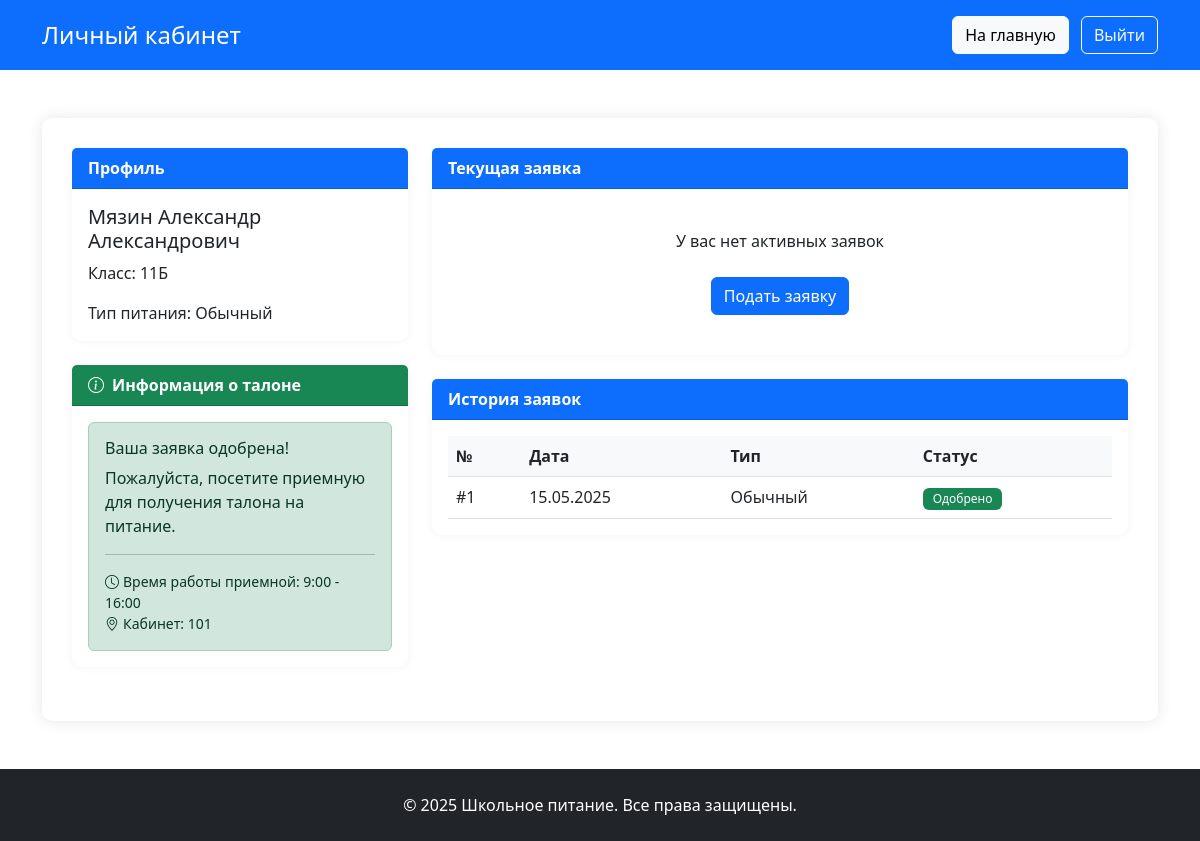
The page /personal-account (signed in) on the database its author committed.
### models.py (models this page shows)
class User(db.Model):
    id = db.Column(db.Integer, primary_key=True)
    full_name = db.Column(db.String(150), nullable=False)
    class_number = db.Column(db.Integer, nullable=False)
    class_letter = db.Column(db.String(1), nullable=False)
    username = db.Column(db.String(80), unique=True, nullable=False)
    password = db.Column(db.String(120), nullable=False)
    diet_type = db.Column(db.String(50), default='не указан')

class Application(db.Model):
    id = db.Column(db.Integer, primary_key=True)
    user_id = db.Column(db.Integer, db.ForeignKey('user.id'), nullable=False)
    date_submitted = db.Column(db.DateTime, default=datetime.datetime.utcnow)
    diet_type = db.Column(db.String(50))
    special_reason = db.Column(db.String(120))
    special_details = db.Column(db.Text)
    file = db.Column(db.String(255))
    status = db.Column(db.String(20), default='new')
    status_reason = db.Column(db.String(255))
    user = db.relationship('User', backref='applications')

### app.py (the view)
@app.route('/personal-account')
def personal_account():
    if not session.get('logged_in'):
        return redirect(url_for('login'))
    user_id = session.get('user_id')
    user = User.query.get(user_id)
    if not user:
        flash('Пользователь не найден', 'error')
        return redirect(url_for('login'))
    applications = Application.query.filter_by(
        user_id=user.id
    ).order_by(Application.date_submitted.desc()).all()
    current_application = None
    if applications and applications[0].status == 'new':
        current_application = applications[0]
    approved_application = Application.query.filter_by(
        user_id=user.id,
        status='approved'
    ).order_by(Application.date_submitted.desc()).first()
    return render_template('personal-account.html',
                         full_name=user.full_name,
                         class_info=f"{user.class_number}{user.class_letter}",
                         applications=applications,
                         current_application=current_application,
                         approved_application=approved_application)

### templates/personal-account.html (shortened to what this page needs)
<!DOCTYPE html>
<html lang="ru">
<head>
    <link href="https://cdn.jsdelivr.net/npm/bootstrap@5.3.0/dist/css/bootstrap.min.css" rel="stylesheet">
    <link rel="stylesheet" href="https://cdn.jsdelivr.net/npm/bootstrap-icons@1.10.0/font/bootstrap-icons.css">
    <link rel="stylesheet" href="{{ url_for('static', filename='css/style.css') }}">
</head>
<body>
    <header class="bg-primary text-white py-3">
        <div class="container">
            <div class="d-flex justify-content-between align-items-center">
                <h1 class="h4 mb-0">Личный кабинет</h1>
                <div>
                    <a href="{{ url_for('index') }}" class="btn btn-light me-2">На главную</a>
                    <a href="{{ url_for('logout') }}" class="btn btn-outline-light">Выйти</a>
                </div>
            </div>
        </div>
    </header>
    <main class="container my-5">
        <div class="personal-account-section">
            <div class="row">
                <div class="col-md-4">
                    <div class="card mb-4">
                        <div class="card-header bg-primary text-white">
                            Профиль
                        </div>
                        <div class="card-body">
                            <h5 class="card-title">{{ full_name }}</h5>
                            <p class="card-text">Класс: {{ class_info }}</p>
                            <p class="card-text">Тип питания:
                                {% if approved_application %}
                                    {% if approved_application.diet_type == 'regular' %}
                                        Обычный
                                    {% elif approved_application.diet_type == 'special' %}
                                        Особый
                                    {% else %}
                                        {{ approved_application.diet_type }}
                                    {% endif %}
                                {% else %}
                                    Основное
                                {% endif %}
                            </p>
                        </div>
                    </div>
                    {% if approved_application %}
                    <div class="card mb-4">
                        <div class="card-header bg-success text-white">
                            <i class="bi bi-info-circle me-2"></i>Информация о талоне
                        </div>
                        <div class="card-body">
                            <div class="alert alert-success mb-0">
                                <h6 class="alert-heading mb-2">Ваша заявка одобрена!</h6>
                                <p class="mb-0">Пожалуйста, посетите приемную для получения талона на питание.</p>
                                <hr>
                                <p class="mb-0 small">
                                    <i class="bi bi-clock me-1"></i>Время работы приемной: 9:00 - 16:00<br>
                                    <i class="bi bi-geo-alt me-1"></i>Кабинет: 101
                                </p>
                            </div>
                        </div>
                    </div>
                    {% endif %}
                </div>
                <div class="col-md-8">
                    <div class="card mb-4">
                        <div class="card-header bg-primary text-white">
                            Текущая заявка
                        </div>
                        <div class="card-body">
                            {% if current_application %}
                                <div class="d-flex justify-content-between align-items-center mb-3">
                                    <h5 class="card-title mb-0">Заявка #{{ current_application.id }}</h5>
                                    <span class="badge bg-warning text-dark">В обработке</span>
                                </div>
                                <p class="card-text">Дата подачи: {{ current_application.date_submitted.strftime('%d.%m.%Y') }}</p>
                                <p class="card-text">Тип:
                                    {% if current_application.diet_type == 'regular' %}
                                        Обычный
                                    {% elif current_application.diet_type == 'special' %}
                                        Особый
                                    {% else %}
                                        {{ current_application.diet_type }}
                                    {% endif %}
                                </p>
                                <form method="post" action="{{ url_for('cancel_application', application_id=current_application.id) }}" class="d-inline">
                                    <button type="submit" class="btn btn-danger btn-sm" onclick="return confirm('Вы уверены, что хотите отменить заявку?')">Отменить заявку</button>
                                </form>
                            {% else %}
                                <div class="text-center py-4">
                                    <p class="mb-4">У вас нет активных заявок</p>
                                    <a href="{{ url_for('index') }}" class="btn btn-primary">Подать заявку</a>
                                </div>
                            {% endif %}
                        </div>
                    </div>
                    <div class="card">
                        <div class="card-header bg-primary text-white">
                            История заявок
                        </div>
                        <div class="card-body">
                            {% if applications %}
                            <div class="table-responsive">
                                <table class="table">
                                    <thead>
                                        <tr>
                                            <th>№</th>
                                            <th>Дата</th>
                                            <th>Тип</th>
                                            <th>Статус</th>
                                        </tr>
                                    </thead>
                                    <tbody>
                                        {% for app in applications %}
                                        <tr>
                                            <td>#{{ app.id }}</td>
                                            <td>{{ app.date_submitted.strftime('%d.%m.%Y') }}</td>
                                            <td>
                                                {% if app.diet_type == 'regular' %}
                                                    Обычный
                                                {% elif app.diet_type == 'special' %}
                                                    Особый
                                                {% else %}
                                                    {{ app.diet_type }}
                                                {% endif %}
                                            </td>
                                            <td>
                                                {% if app.status == 'new' %}
                                                    <span class="badge bg-warning text-dark">В обработке</span>
                                                {% elif app.status == 'approved' %}
                                                    <span class="badge bg-success">Одобрено</span>
                                                {% elif app.status == 'rejected' %}
                                                    <span class="badge bg-danger">Отклонено</span>
                                                {% endif %}
                                            </td>
                                        </tr>
                                        {% endfor %}
                                    </tbody>
                                </table>
                            </div>
                            {% else %}
                            <div class="text-center py-4">
                                <p class="text-muted mb-0">История заявок пуста</p>
                            </div>
                            {% endif %}
                        </div>
                    </div>
                </div>
            </div>
        </div>
    </main>
    <footer class="bg-dark text-white py-4 mt-7">
        <div class="container text-center">
            <p class="mb-0">© 2025 Школьное питание. Все права защищены.</p>
        </div>
    </footer>
</body>
</html>

### static/css/style.css (style rules this page uses)
html, body { height: 100%; margin: 0; }
body { display: flex; flex-direction: column; min-height: 100vh; }
main { flex: 1; }
footer { margin-top: auto; }
.personal-account-section { background-color: #fff; border-radius: 10px; padding: 30px; box-shadow: 0 0 15px rgba(0,0,0,0.1); }
.card { margin-bottom: 20px; border: none; border-radius: 10px; box-shadow: 0 0 10px rgba(0,0,0,0.05); transition: transform 0.3s; }
.card-header { font-weight: 600; }
.table { margin-bottom: 0; }
.table th { font-weight: 600; background-color: #f8f9fa; }
.badge { font-weight: 500; padding: 5px 10px; }
.alert { margin-bottom: 20px; }
a { text-decoration: none; }

### rows shown on the page
User: full_name "Мязин Александр Александрович"
Application: id "1", date_submitted "15.05.2025", diet_type "Обычный", status "Одобрено"

### other values the page prints
{{ class_info }} "11Б"
